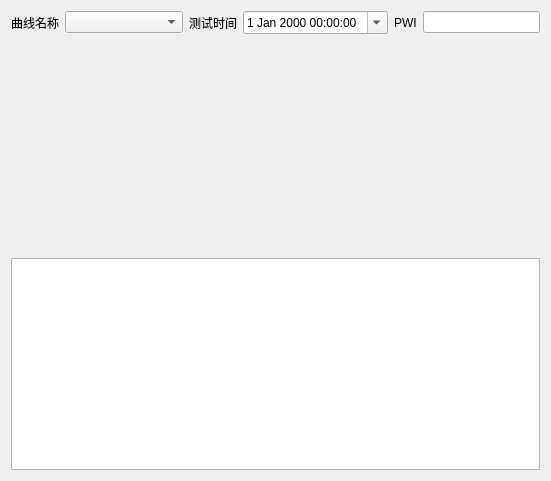
<?xml version="1.0" encoding="UTF-8"?>
<ui version="4.0">
 <class>FormDataCurve</class>
 <widget class="QWidget" name="FormDataCurve">
  <property name="geometry">
   <rect>
    <x>0</x>
    <y>0</y>
    <width>551</width>
    <height>481</height>
   </rect>
  </property>
  <property name="windowTitle">
   <string>Form</string>
  </property>
  <property name="windowIcon">
   <iconset resource="../TopTestApp/toptest.qrc">
    <normaloff>:/img/global</normaloff>:/img/global</iconset>
  </property>
  <layout class="QGridLayout" name="gridLayout">
   <item row="0" column="0">
    <widget class="QLabel" name="label">
     <property name="text">
      <string>曲线名称</string>
     </property>
    </widget>
   </item>
   <item row="0" column="1">
    <widget class="QComboBox" name="comboBox">
     <property name="sizePolicy">
      <sizepolicy hsizetype="Expanding" vsizetype="Fixed">
       <horstretch>0</horstretch>
       <verstretch>0</verstretch>
      </sizepolicy>
     </property>
    </widget>
   </item>
   <item row="0" column="2">
    <widget class="QLabel" name="label_2">
     <property name="text">
      <string>测试时间</string>
     </property>
    </widget>
   </item>
   <item row="0" column="3">
    <widget class="QDateTimeEdit" name="dateTimeEdit">
     <property name="sizePolicy">
      <sizepolicy hsizetype="Preferred" vsizetype="Fixed">
       <horstretch>0</horstretch>
       <verstretch>0</verstretch>
      </sizepolicy>
     </property>
     <property name="calendarPopup">
      <bool>true</bool>
     </property>
    </widget>
   </item>
   <item row="0" column="4">
    <widget class="QLabel" name="label_3">
     <property name="text">
      <string>PWI</string>
     </property>
    </widget>
   </item>
   <item row="0" column="5">
    <widget class="QLineEdit" name="lineEdit_3"/>
   </item>
   <item row="1" column="0" colspan="6">
    <widget class="ChartWidget" name="dataWidget" native="true"/>
   </item>
   <item row="2" column="0" colspan="6">
    <widget class="QTableWidget" name="tableWidget">
     <property name="sizePolicy">
      <sizepolicy hsizetype="Expanding" vsizetype="Preferred">
       <horstretch>0</horstretch>
       <verstretch>0</verstretch>
      </sizepolicy>
     </property>
    </widget>
   </item>
  </layout>
 </widget>
 <customwidgets>
  <customwidget>
   <class>ChartWidget</class>
   <extends>QWidget</extends>
   <header location="global">chartwidget.h</header>
   <container>1</container>
  </customwidget>
 </customwidgets>
 <resources>
  <include location="../TopTestApp/toptest.qrc"/>
 </resources>
 <connections/>
</ui>
